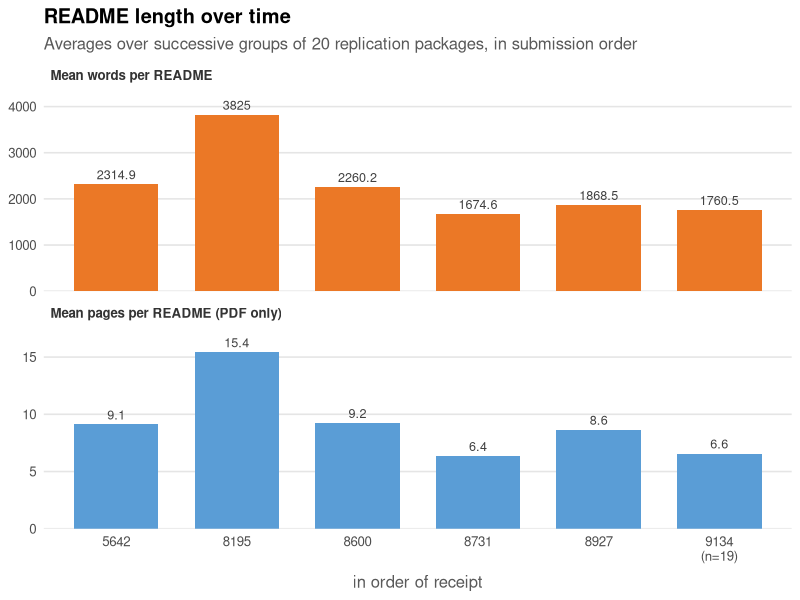

R code for this plot:
# Compute figure for trends in README length
# Notes on what was applied per your answers:
#   - Searched recursively under each 1*/2* numbered subdir, keeping only the shallowest readme-named file (PDF/MD/TXT; DOCX excluded),
#     with name matching broadened to catch read_me, read-me, Read Me, README_new, etc.
#   - 7 numbered subdirs had no qualifying readme (docx-only, or an unsupported format like .rtf/.html, or nothing at all) and were
#     omitted: aearep-8329/251583, aearep-8541/240508-author-provided, aearep-8902, aearep-8928, aearep-8934, aearep-8948, aearep-9133.
#   - Excluded macOS AppleDouble sidecar files (._README.md) that showed up alongside real readmes.
#   - pages is blank for .md/.txt readmes (11 txt, 8 md); PDF pages come from pdfinfo, word counts from pdftotext (naive whitespace split)
#     or plain-text read for md/txt.
#   - aearep dirs with multiple numbered subdirectories (e.g. 8329, 8541, 8673, 8869) each get their own row.


# Read the "readme_page_word_counts.csv", average by 20 aearep-* numbers in existing order (just chunk each group of 20, based on row number) and do a histogram of the word counts, and of the page numbers. label each data point with the lowest aearep-* number (strip the aearep- prefix)

library(ggplot2)

# --- Load and chunk -----------------------------------------------------
readmes <- read.csv(here::here("presentation",'readme_page_word_counts.csv'),
                     stringsAsFactors = FALSE) |>
            # drop if aearep-1636 or aearep-4802
            subset(!(aearep %in% c("aearep-1636", "aearep-4802")))

# aearep number without the prefix, as an integer
readmes$aearep_num <- as.integer(sub("^aearep-", "", readmes$aearep))

# chunk each group of 20 rows, in existing order
readmes$chunk <- ((seq_len(nrow(readmes)) - 1) %/% 20) + 1

chunks <- do.call(rbind, lapply(split(readmes, readmes$chunk), function(d) {
  data.frame(
    chunk      = d$chunk[1],
    label      = as.character(min(d$aearep_num)),
    n          = nrow(d),
    mean_words = mean(d$words, na.rm = TRUE),
    mean_pages = mean(d$pages, na.rm = TRUE),
    n_pages    = sum(!is.na(d$pages))
  )
}))
# flag any trailing partial group so it is not read as comparable
chunks$label <- ifelse(chunks$n < 20, paste0(chunks$label, "\n(n=", chunks$n, ")"),
                       chunks$label)
chunks$label <- factor(chunks$label, levels = chunks$label[order(chunks$chunk)])

# long form so both measures share one figure
plotdata <- rbind(
  data.frame(label = chunks$label, chunk = chunks$chunk,
             measure = "Mean words per README", value = chunks$mean_words),
  data.frame(label = chunks$label, chunk = chunks$chunk,
             measure = "Mean pages per README (PDF only)", value = chunks$mean_pages)
)
plotdata$measure <- factor(plotdata$measure,
                           levels = c("Mean words per README",
                                      "Mean pages per README (PDF only)"))

# --- Figure -------------------------------------------------------------
fig <- ggplot(plotdata, aes(x = label, y = value, fill = measure)) +
  geom_col(width = 0.7, na.rm = TRUE) +
  geom_text(aes(label = round(value, 1)), vjust = -0.5,
            size = 3.2, colour = "grey25", na.rm = TRUE) +
  geom_text(data = subset(plotdata, is.na(value)),
            aes(y = 0, label = "no PDF readmes"), vjust = -0.5,
            size = 3, colour = "grey55", inherit.aes = TRUE) +
  facet_wrap(~ measure, ncol = 1, scales = "free_y") +
  scale_fill_manual(values = c("Mean words per README"            = "#eb7826",
                               "Mean pages per README (PDF only)" = "#5a9dd6"),
                    guide = "none") +
  scale_y_continuous(expand = expansion(mult = c(0, 0.15))) +
  labs(
    title    = "README length over time",
    subtitle = "Averages over successive groups of 20 replication packages, in submission order",
    x = "in order of receipt",
    y = NULL
  ) +
  theme_minimal(base_size = 12) +
  theme(
    panel.grid.major.x = element_blank(),
    panel.grid.minor   = element_blank(),
    panel.grid.major.y = element_line(colour = "grey90"),
    strip.text         = element_text(hjust = 0, face = "bold", colour = "grey20"),
    plot.title         = element_text(face = "bold"),
    plot.subtitle      = element_text(colour = "grey35"),
    axis.title.x       = element_text(colour = "grey35", margin = margin(t = 8))
  )

ggsave(here::here("presentation", "images", "length-of-readmes.png"), fig, width = 9, height = 6, dpi = 200, bg = "white")

#print(chunks)
